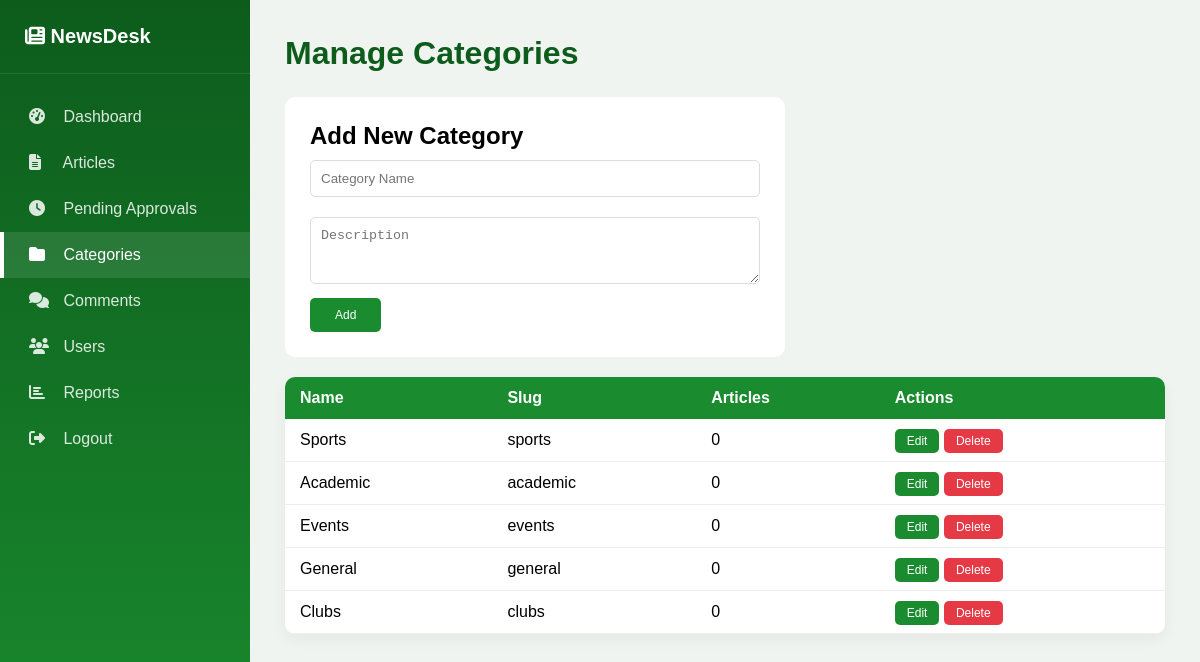
Screenshot of /Admin/manage_categories.php (signed in) with the database file from the repository.
### tables this page shows
CREATE TABLE categories (
    category_id INT AUTO_INCREMENT PRIMARY KEY,
    name VARCHAR(50) UNIQUE NOT NULL,
    slug VARCHAR(50) UNIQUE NOT NULL,
    description TEXT
);

### Admin/manage_categories.php (the view, shortened to what this page needs)
<?php
require_once '../includes/db_connect.php';
$editCat = null;
$categories = $pdo->query("SELECT c.*, (SELECT COUNT(*) FROM articles WHERE category_id=c.category_id) AS article_count FROM categories c")->fetchAll();
?>
<!DOCTYPE html>
<html>
<head>
    <link rel="stylesheet" href="https://cdnjs.cloudflare.com/ajax/libs/font-awesome/6.4.0/css/all.min.css">
    <link rel="stylesheet" href="../assets/css/admin.css">
</head>
<body>
<div class="admin-wrapper">
    <?php include 'sidebar.php'; ?>
    <main class="admin-main">
        <h1>Manage Categories</h1>
        <div style="background:white;padding:25px;border-radius:10px;margin-bottom:20px;max-width:500px;">
            <h2><?= $editCat ? 'Edit Category' : 'Add New Category' ?></h2>
            <form method="POST">
                <input type="text" name="name" placeholder="Category Name" value="<?= $editCat['name'] ?? '' ?>" required style="width:100%;padding:10px;margin:10px 0;border:1px solid #ddd;border-radius:5px;">
                <textarea name="description" placeholder="Description" rows="3" style="width:100%;padding:10px;margin:10px 0;border:1px solid #ddd;border-radius:5px;"><?= $editCat['description'] ?? '' ?></textarea>
                <button type="submit" class="btn-approve" style="padding:10px 25px;"><?= $editCat ? 'Update' : 'Add' ?></button>
            </form>
        </div>
        <table class="admin-table">
            <thead><tr><th>Name</th><th>Slug</th><th>Articles</th><th>Actions</th></tr></thead>
            <tbody>
                <?php foreach($categories as $c): ?>
                <tr>
                    <td><?= $c['name'] ?></td>
                    <td><?= $c['slug'] ?></td>
                    <td><?= $c['article_count'] ?></td>
                    <td>
                        <a href="?edit=<?= $c['category_id'] ?>" class="btn-approve">Edit</a>
                        <a href="?delete=<?= $c['category_id'] ?>" class="btn-reject" onclick="return confirm('Delete?')">Delete</a>
                    </td>
                </tr>
                <?php endforeach; ?>
            </tbody>
        </table>
    </main>
</div>
</body>
</html>

### assets/css/admin.css (style rules this page uses)
* { margin:0; padding:0; box-sizing:border-box; }
body { font-family:'Poppins',sans-serif; background:#f0f4f0; }
.admin-wrapper { display:flex; min-height:100vh; }
.admin-main { flex:1; padding:35px; }
.admin-main h1 { color:#0d5c1c; margin-bottom:25px; }
.admin-table { width:100%; background:white; border-radius:10px; overflow:hidden; box-shadow:0 5px 15px rgba(0,0,0,0.05); margin-top:20px; border-collapse: collapse; }
.admin-table th { background:#1a8c2f; color:white; padding:12px 15px; text-align:left; }
.admin-table td { padding:12px 15px; border-bottom:1px solid #eee; }
.btn-approve, .btn-reject { padding:5px 12px; border:none; border-radius:5px; cursor:pointer; color:white; text-decoration:none; font-size:12px; }
.btn-approve { background:#1a8c2f; }
.btn-reject { background:#e63946; }

### rows the page displays
categories: name "Sports", slug "sports", article_count "0"
categories: name "Academic", slug "academic", article_count "0"
categories: name "Events", slug "events", article_count "0"
categories: name "General", slug "general", article_count "0"
categories: name "Clubs", slug "clubs", article_count "0"
